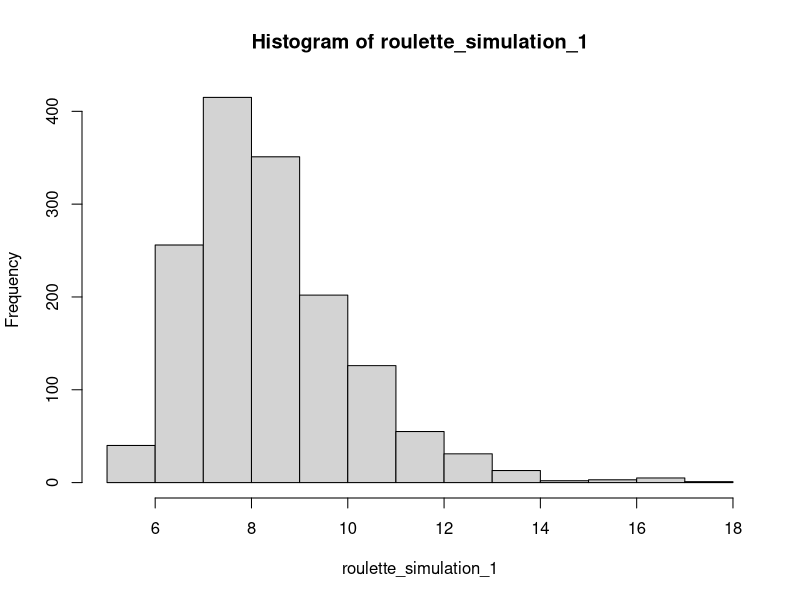
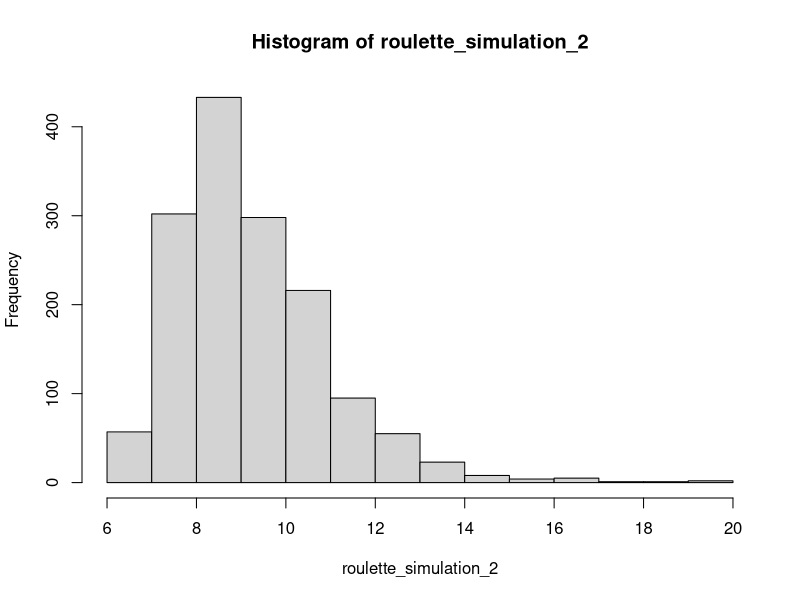

Recreate these plots in R, in order.
#################################################
#* This script is to fulfill the 
#*    requirements of STA308 Fall 2023
#*    Homework #4 
#*    
#* Author: Grace Runge
#* 
#* Date: November 10th, 2023 
#* 
#* Purpose: To write a function called roulette 
#*    streaks that randomly generates num_spins 
#*    of roulette outcomes and determines the 
#*    longest streak of consecutive outcomes and 
#*    then to test it under different scenarios.
#################################################

roulette_streaks <- function(num_spins=600) {
  spin <- sample(c("Black", "Red", "Green"), size=num_spins, 
                 prob=c(18/38, 18/38, 2/38), replace = TRUE)
  number=1
  streak_number = 1 
  streak_list = list()
  while(number<length(spin)){
    if(spin[number] == spin[number + 1]){
      streak_number = streak_number + 1
    } else {
      streak_list <- c(streak_list, streak_number)
      streak_number = 1 
    } 
    number = number + 1
  }
  max(unlist(streak_list))
}

#* Ensure the function is working properly 
#* by simulating 1,500 iterations with the following details:
#*    Set the random number generate seed to 314159 
#*    Provide the summary() output and a histogram 
#*    Comment about the distribution of the number of matches

set.seed(314159)
roulette_simulation_1 <- sapply(rep(600, 1500), roulette_streaks)
summary(roulette_simulation_1)
hist(roulette_simulation_1)

#* The summary of this situation provides a minimum length of a 
#*   streak as 5 and the maximum of 18. The mean is about 8.9
#*   and the median is 9. The mean and median are pretty close 
#*   so I expect the shape to be close to symmetrical. The histogram shows a 
#*   slightly right skewed bell curve shape. If you are playing roulette 
#*   in a casino you would be very lucky to get a maximum streak 
#*   on the higher end of this distribution, but this simulation shows it 
#*   does happen occasionally and this is perhaps why people continue 
#*   to play games like this for the small chance to win big.
#* 

#* Suppose a casino can do 1200 spins per day as 
#* opposed to the default 600, and run the function for
#* 1500 iterations to see how the distribution changes.

set.seed(314159)
roulette_simulation_2 <- sapply(rep(1200, 1500), roulette_streaks)
summary(roulette_simulation_2)
hist(roulette_simulation_2)

#* If a casino could increase the number of spins per day to 
#*   1200 (double the standard of 600) the distribution of 
#*   longest streaks is going to change at least slightly. 
#*   The minimum is now 6 and the maximum is 20. The range of streaks 
#*   increased in this new scenario. The range of streaks in this 
#*   distribution is 14 which is 1 larger than the range of 13 in 
#*   the previous simulation. The minimum streak has increased by 1 as well.
#*   The median is still 9, but the mean has now increased from 
#*   to 9.7. The more times you are able to run the simulation 
#*   in a day the more likely you are to get a higher streak if 
#*   your criteria is strictly the mean. 
#*   The histogram still shows a right skewed distribution but the main
#*   peak appears slightly less spread out than the previous situation. 
#*   The two distributions are not drastically different. 
#*   I think you would have to change the number of spins
#*   or the number of repetitions even more to see more drastic 
#*   changes to the distribution.
#*   








